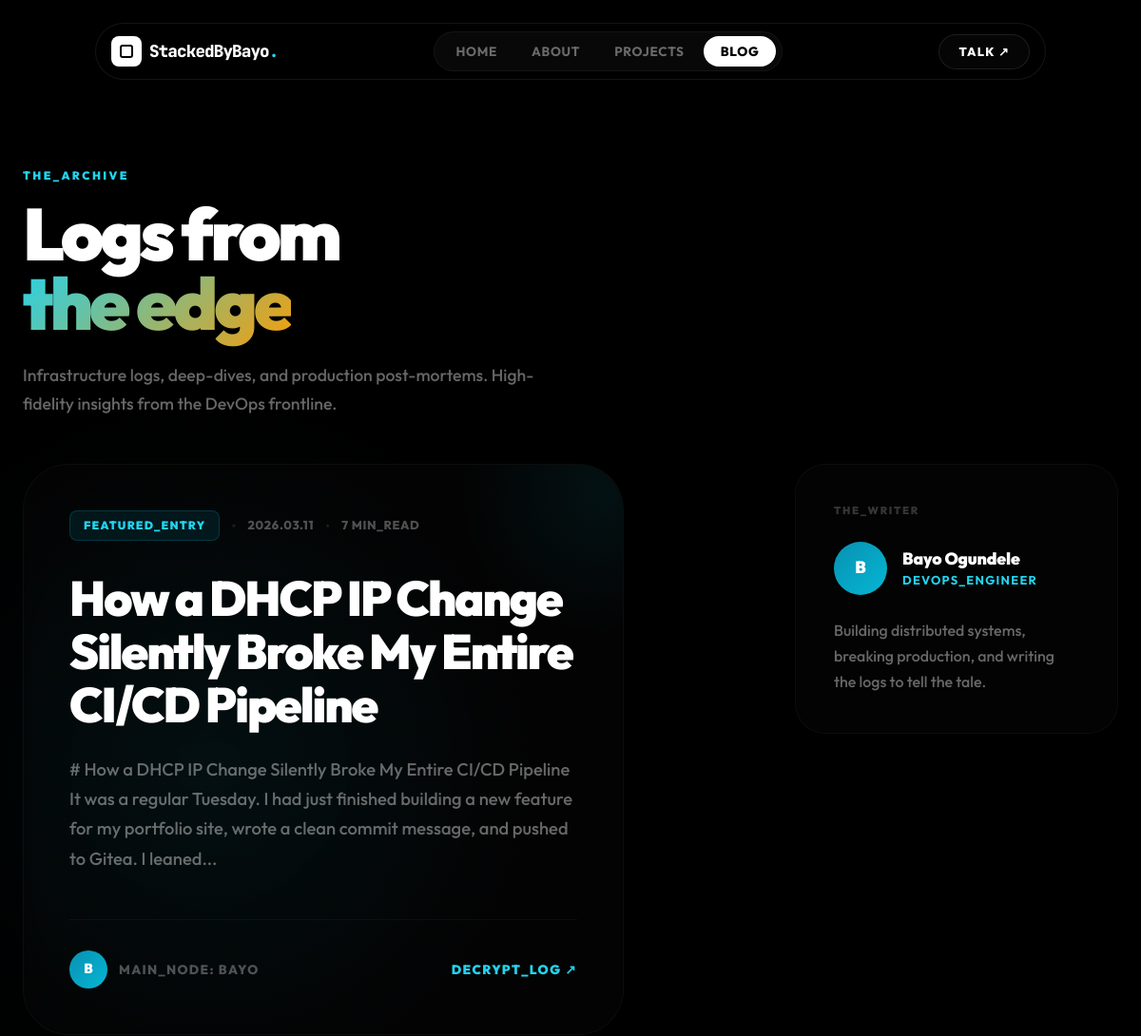
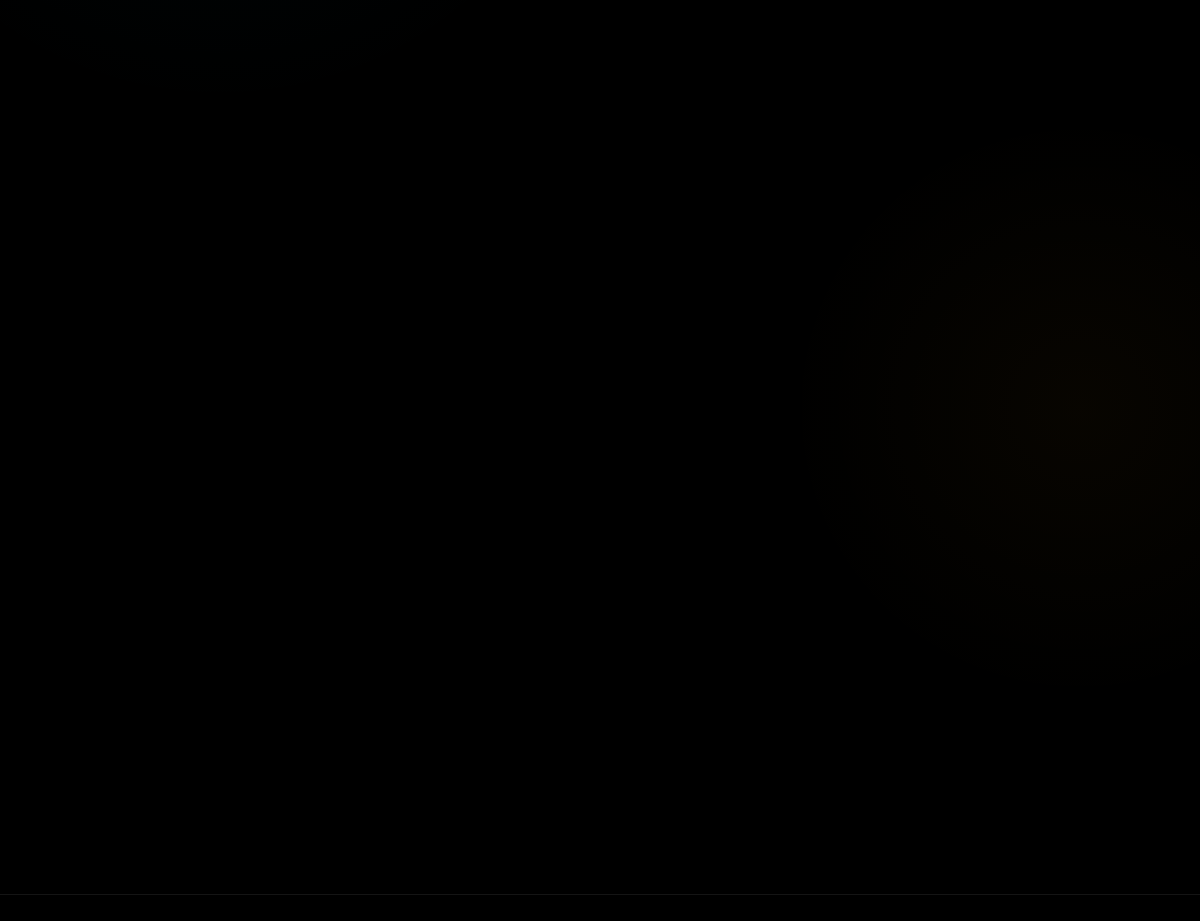
The app's page /blog (upper part), older data (2 pictures, top to bottom).
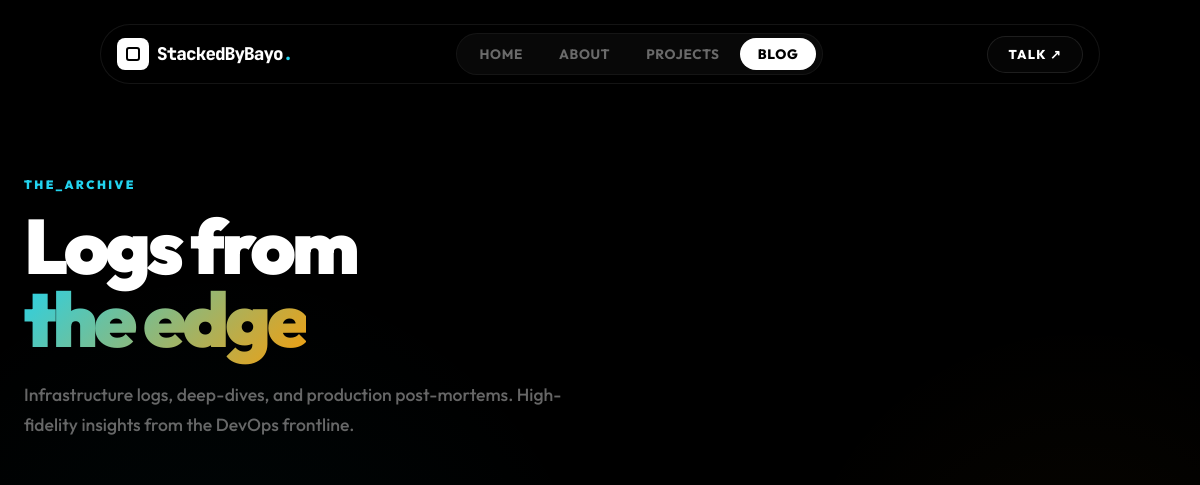
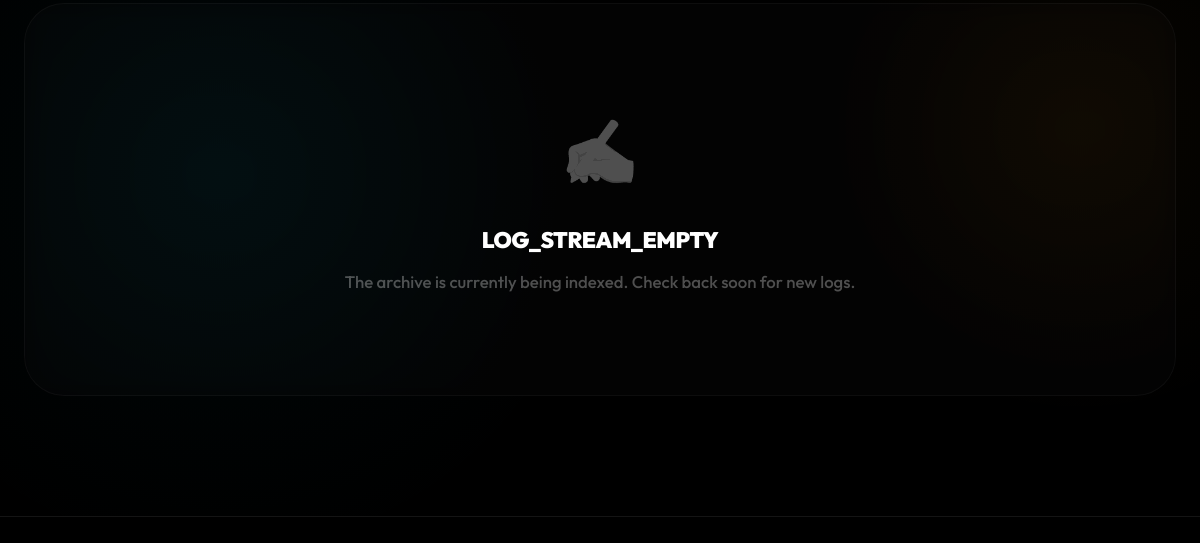
The same page, newer data (2 pictures, top to bottom).
### app/models.py (models this page shows)
class Post(db.Model):
    id = db.Column(db.Integer, primary_key=True)
    title = db.Column(db.String(200), nullable=False)
    body = db.Column(db.Text, nullable=False)
    created_at = db.Column(db.DateTime, default=datetime.utcnow)
    views = db.Column(db.Integer, default=0)
    comments = db.relationship('Comment', backref='post', lazy=True)

### app/__init__.py (the view)
    @app.route("/blog")
    def blog():
        posts = Post.query.order_by(Post.created_at.desc()).all()
        return render_template("blog.html", posts=posts)

### app/templates/blog.html (shortened to what the changed rows need)
{% extends "base.html" %}
{% block content %}
<div style="padding:var(--container-padding) 24px 120px; position:relative; overflow:hidden;">
  <div style="max-width:1200px;margin:0 auto; position:relative; z-index:2;">
    <div style="margin-bottom:var(--container-padding);" class="reveal">
      <h1 style="font-size:clamp(2.4rem,8vw,4.8rem);font-weight:900;color:#fff;line-height:0.95;margin-bottom:24px;letter-spacing:-0.05em;">
        Logs from <br><span class="g-text">the edge</span>
      </h1>
    </div>
    {% if posts %}
    <div id="blog-main-grid" style="display:grid;grid-template-columns:1fr 340px;gap:var(--section-gap);align-items:start;">
      <div>
        {% set featured = posts[0] %}
        {% set featured_rt = (featured.body | striptags | wordcount / 200) | int + 1 %}
        <a href="/blog/{{ featured.id }}" class="reveal" style="
          display:block; padding:var(--container-padding); border-radius:48px; border:1px solid rgba(255,255,255,0.04);
          background: rgba(255,255,255,0.01); backdrop-filter: blur(12px);
          margin-bottom:60px; text-decoration:none; position:relative; overflow:hidden;
          transition: all 0.4s cubic-bezier(0.4, 0, 0.2, 1);
        "
        onmouseover="this.style.borderColor='rgba(6,182,212,0.2)'; this.style.transform='translateY(-8px)'; this.style.background='rgba(255,255,255,0.02)';"
        onmouseout="this.style.borderColor='rgba(255,255,255,0.04)'; this.style.transform='none'; this.style.background='rgba(255,255,255,0.01)';"
        id="featured-post-card">
          <div style="position:absolute; top:-20%; right:-20%; width:300px; height:300px; background:radial-gradient(circle, rgba(6,182,212,0.08) 0%, transparent 70%); pointer-events:none;"></div>
          <div style="position:relative; z-index:2;">
            <div style="display:flex;align-items:center;gap:12px;margin-bottom:32px;flex-wrap:wrap;">
              <span style="font-size:0.75rem;font-weight:900;color:var(--cyan-light);background:rgba(6,182,212,0.1);padding:6px 14px;border-radius:8px;text-transform:uppercase;letter-spacing:0.1em;border:1px solid rgba(6,182,212,0.2);">FEATURED_ENTRY</span>
              <span style="color:rgba(255,255,255,0.1);">&bull;</span>
              <span style="font-size:0.8rem;color:rgba(255,255,255,0.3);font-weight:800;text-transform:uppercase;letter-spacing:0.05em;">{{ featured.created_at.strftime('%Y.%m.%d') }}</span>
              <span style="color:rgba(255,255,255,0.1);">&bull;</span>
              <span style="font-size:0.8rem;color:rgba(255,255,255,0.3);font-weight:800;text-transform:uppercase;letter-spacing:0.05em;">{{ featured_rt }} MIN_READ</span>
            </div>
            <h2 style="font-size:clamp(1.8rem,5vw,3.2rem);font-weight:900;color:#fff;line-height:1.1;margin-bottom:24px;letter-spacing:-0.04em;word-wrap:break-word;overflow-wrap:anywhere;word-break:normal;hyphens:auto;">{{ featured.title }}</h2>
            <p style="font-size:1.15rem;color:rgba(255,255,255,0.4);line-height:1.7;margin-bottom:48px;font-weight:500;">{{ featured.body | striptags | truncate(220) }}</p>
            <div style="display:flex;align-items:center;justify-content:space-between;padding-top:32px;border-top:1px solid rgba(255,255,255,0.04);">
              <div style="display:flex;align-items:center;gap:12px;">
                <div style="width:40px;height:40px;background:linear-gradient(135deg,#0891b2,#06b6d4);border-radius:50%;display:flex;align-items:center;justify-content:center;font-size:0.9rem;font-weight:900;color:#fff;">B</div>
                <span style="font-size:0.85rem;font-weight:800;color:rgba(255,255,255,0.3);text-transform:uppercase;letter-spacing:0.1em;">MAIN_NODE: BAYO</span>
              </div>
              <span style="font-size:0.85rem;font-weight:900;color:var(--cyan-light);text-transform:uppercase;letter-spacing:0.1em;">DECRYPT_LOG ↗</span>
            </div>
          </div>
        </a>
      </div>
      <div style="display:flex;flex-direction:column;gap:32px;position:sticky;top:100px;">
        <div style="padding:40px; background:rgba(255,255,255,0.01); border:1px solid rgba(255,255,255,0.04); border-radius:32px; backdrop-filter:blur(12px);" class="reveal">
          <p style="font-size:0.7rem;font-weight:900;text-transform:uppercase;letter-spacing:0.15em;color:rgba(255,255,255,0.2);margin-bottom:24px;">THE_WRITER</p>
          <div style="display:flex;align-items:center;gap:16px;margin-bottom:24px;">
            <div style="width:56px;height:56px;background:linear-gradient(135deg,#0891b2,#06b6d4);border-radius:50%;display:flex;align-items:center;justify-content:center;font-weight:900;font-size:1.1rem;color:#fff;flex-shrink:0;">B</div>
            <div>
              <p style="font-weight:900;font-size:1.1rem;color:#fff;letter-spacing:-0.01em;">Bayo Ogundele</p>
              <p style="font-size:0.8rem;font-weight:700;color:var(--cyan-light);text-transform:uppercase;letter-spacing:0.1em;">DEVOPS_ENGINEER</p>
            </div>
          </div>
          <p style="font-size:1rem;color:rgba(255,255,255,0.4);line-height:1.7;font-weight:500;">
            Building distributed systems, breaking production, and writing the logs to tell the tale.
          </p>
        </div>
      </div>
    </div>
    {% else %}
    <div style="padding:100px 48px;text-align:center; background:rgba(255,255,255,0.01); border:1px solid rgba(255,255,255,0.04); border-radius:40px; backdrop-filter:blur(12px);" class="reveal">
      <div style="font-size:4rem;margin-bottom:24px; filter:grayscale(1) brightness(2); opacity:0.3;">✍️</div>
      <h2 style="font-size:1.4rem;font-weight:900;color:#fff;margin-bottom:12px;letter-spacing:-0.02em;">LOG_STREAM_EMPTY</h2>
      <p style="color:rgba(255,255,255,0.3);font-size:1.05rem;font-weight:500;">The archive is currently being indexed. Check back soon for new logs.</p>
    </div>
    {% endif %}
  </div>
</div>
{% endblock %}

Row changes from the older to the newer data that the page shows:
removed Post: created_at "2026.03.11", title "How a DHCP IP Change Silently Broke My Entire CI/CD Pipeline", body "# How a DHCP IP Change Silently Broke My Entire CI/CD Pipeline It was a regular Tuesday. I had just finished building a new feature for my portfolio site, wrote a clean commit message, and pushed to Gitea. I leaned..."
Text that changed along with them:
{{ featured_rt }}: "7" → (not shown)
text no longer shown: "FEATURED_ENTRY MIN_READ B MAIN_NODE: BAYO DECRYPT_LOG ↗ THE_WRITER B Bayo Ogundele DEVOPS_ENGINEER Building distributed systems, breaking production, and writing the logs to tell the tale."
text now shown: "✍️ LOG_STREAM_EMPTY The archive is currently being indexed. Check back soon for new logs."
